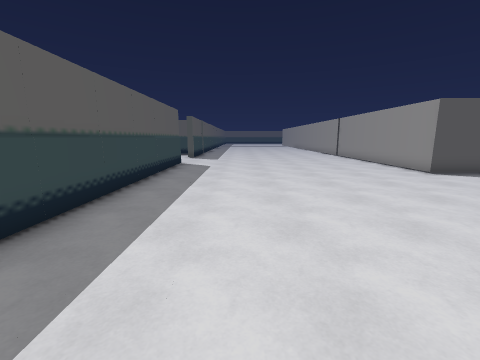
View 1 (above)

17 first-person views from a walk through a 3-D level made in the Godot game engine. The camera is 1.5 m above the floor, tilts 10° down and sees 90° across. The floor is counted in squares, 1 m on a side. Each view is taken from the middle of a square. On the plan, view 1 faces up. The plan holds only what a view shows up to about 13 squares ahead; the rest is blank. The place goes on beyond the plan. Some surface patterns are stand-ins.

View 2
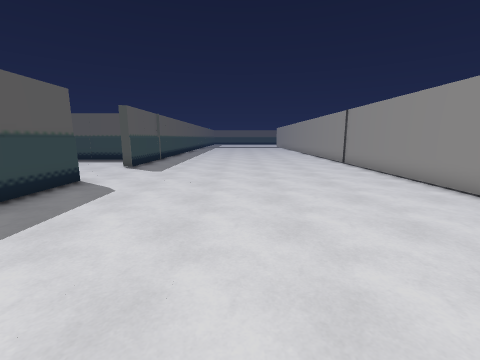

View 3
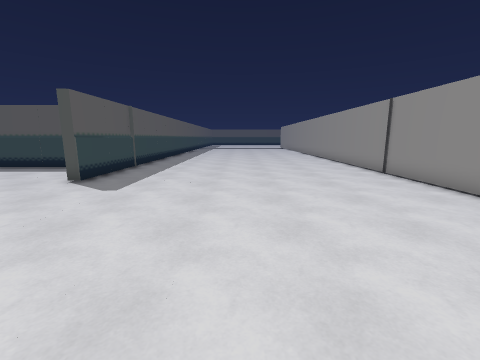

View 4
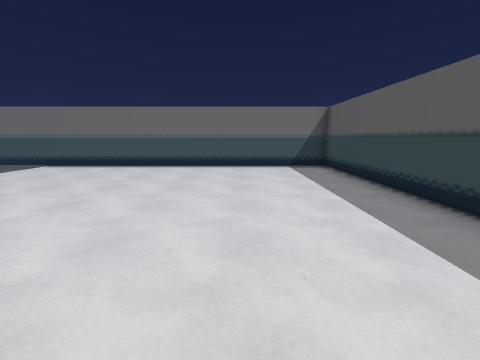

View 5
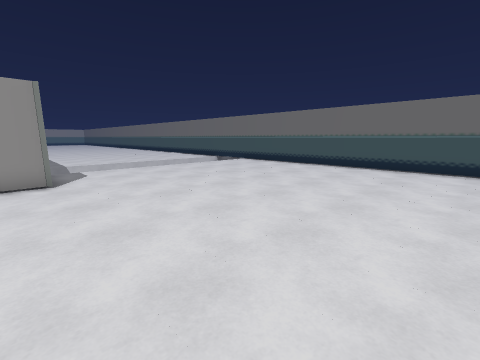

View 6
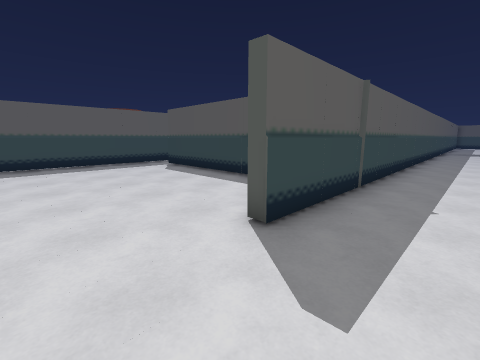

View 7
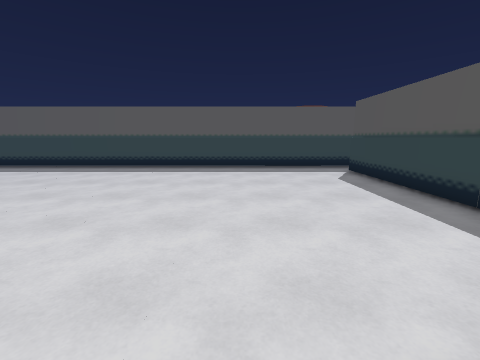

View 8
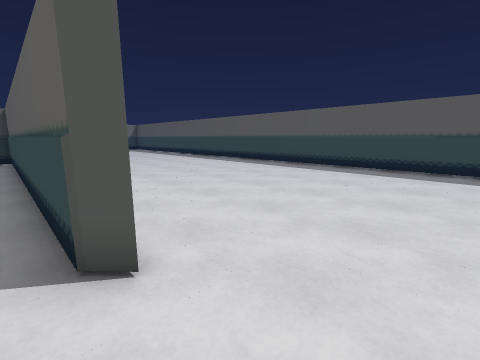

View 9
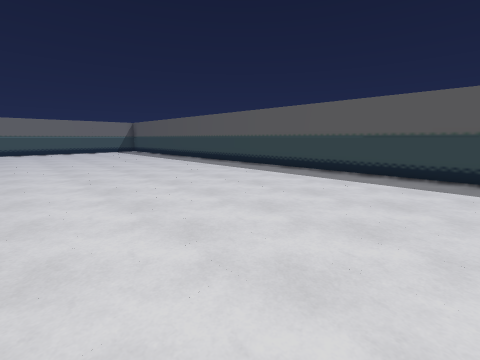

View 10
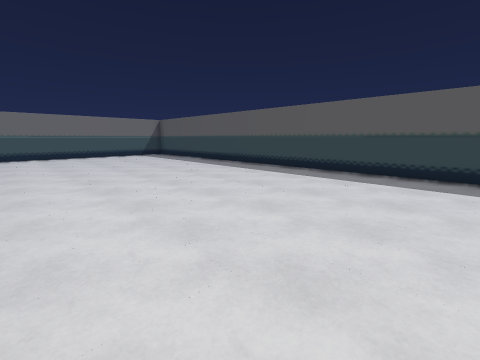

View 11
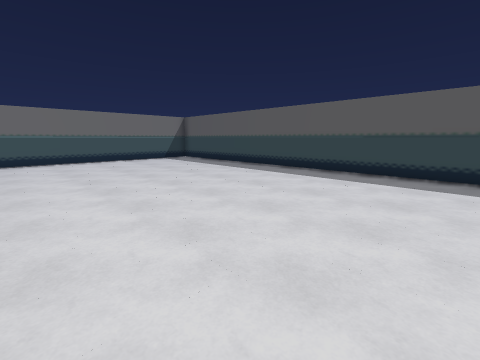

View 12
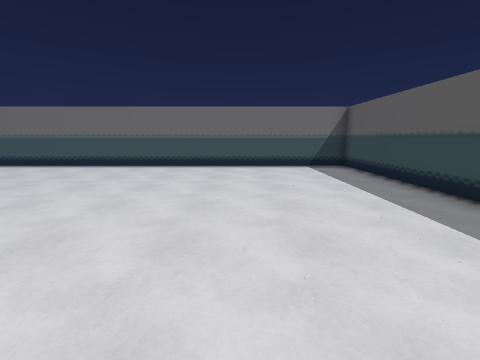

View 13
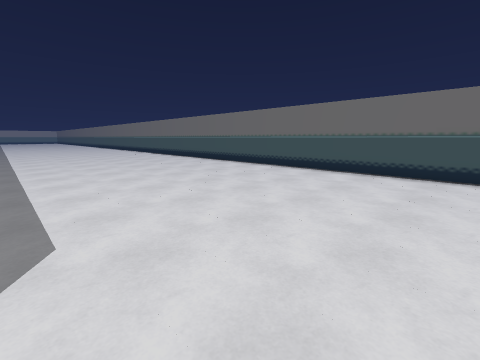

View 14
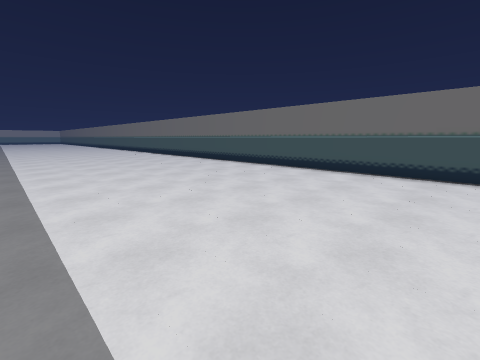

View 15
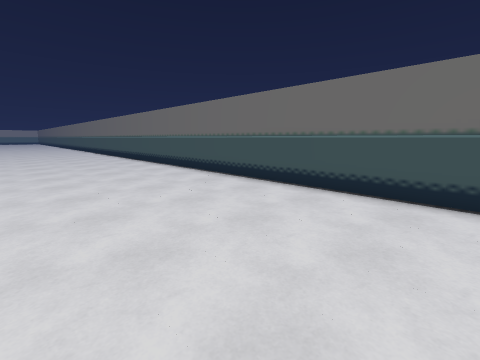

View 16
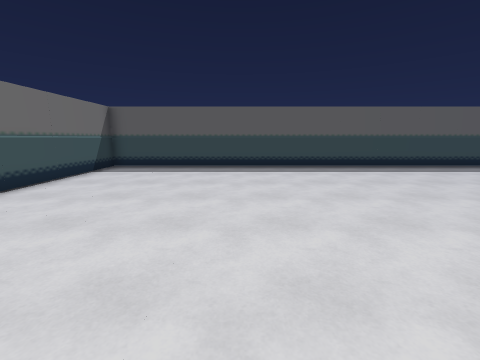

View 17
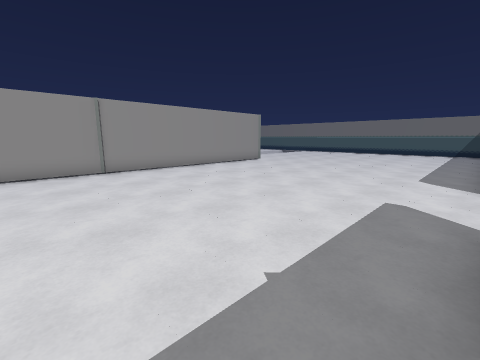

### Floor plan
Points are (right, up) in squares from view 1. A wall is a line through its corners. A room is listed if a view was taken in it or the views show most of it. See-through windows are left out.
Room 1 (views 1, 2, 3, 4, 5, 6, 7, 8, 17)
walls: (-4, 14.6) (-3.4, 14) (-3.4, -1.6) (9.5, -1.5); (9.5, 10) (8.1, 10) (8.1, 23.1); (-3.5, 23.6) (-3.4, 18.1) (-4, 18.1)
ways out: opening at (-4.8, 16.5) to room 2
Room 2 (views 9, 10, 11, 12, 13, 14, 15, 16)
walls: (-6.6, 22) (-13.9, 21.9); (-15.5, 21.4) (-15.4, -13.6) (9.5, -13.5)
ways out: opening at (-4.8, 16.5) to room 1; opening at (-14.5, 22)

Where each view was taken, in squares from view 1:
view 1: 0 up, 0 right, facing up
view 2: 6 up, 2 right, facing up
view 3: 10 up, 2 right, facing up
view 4: 11 up, 1 right, facing down
view 5: 11 up, 1 left, facing down-right
view 6: 15 up, 1 left, facing up-left
view 7: 17 up, 3 left, facing left
view 8: 17 up, 3 left, facing down-left
view 9: 13 up, 5 left, facing down-left
view 10: 7 up, 5 left, facing down-left
view 11: 3 up, 5 left, facing down-left
view 12: 1 down, 10 left, facing down
view 13: 3 down, 6 left, facing down-right
view 14: 3 down, 2 left, facing down-right
view 15: 7 down, 2 left, facing down-right
view 16: 7 down, 3 left, facing left
view 17: 23 up, 3 left, facing down-right
